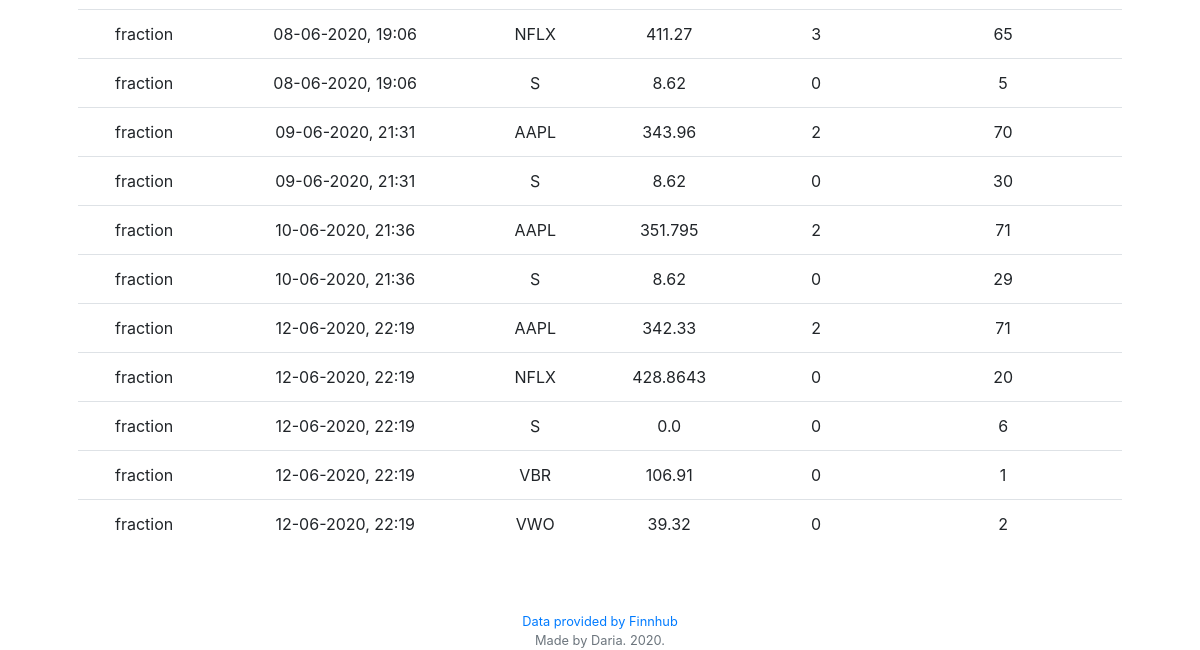
Before: /history (lower part) with the older database file.
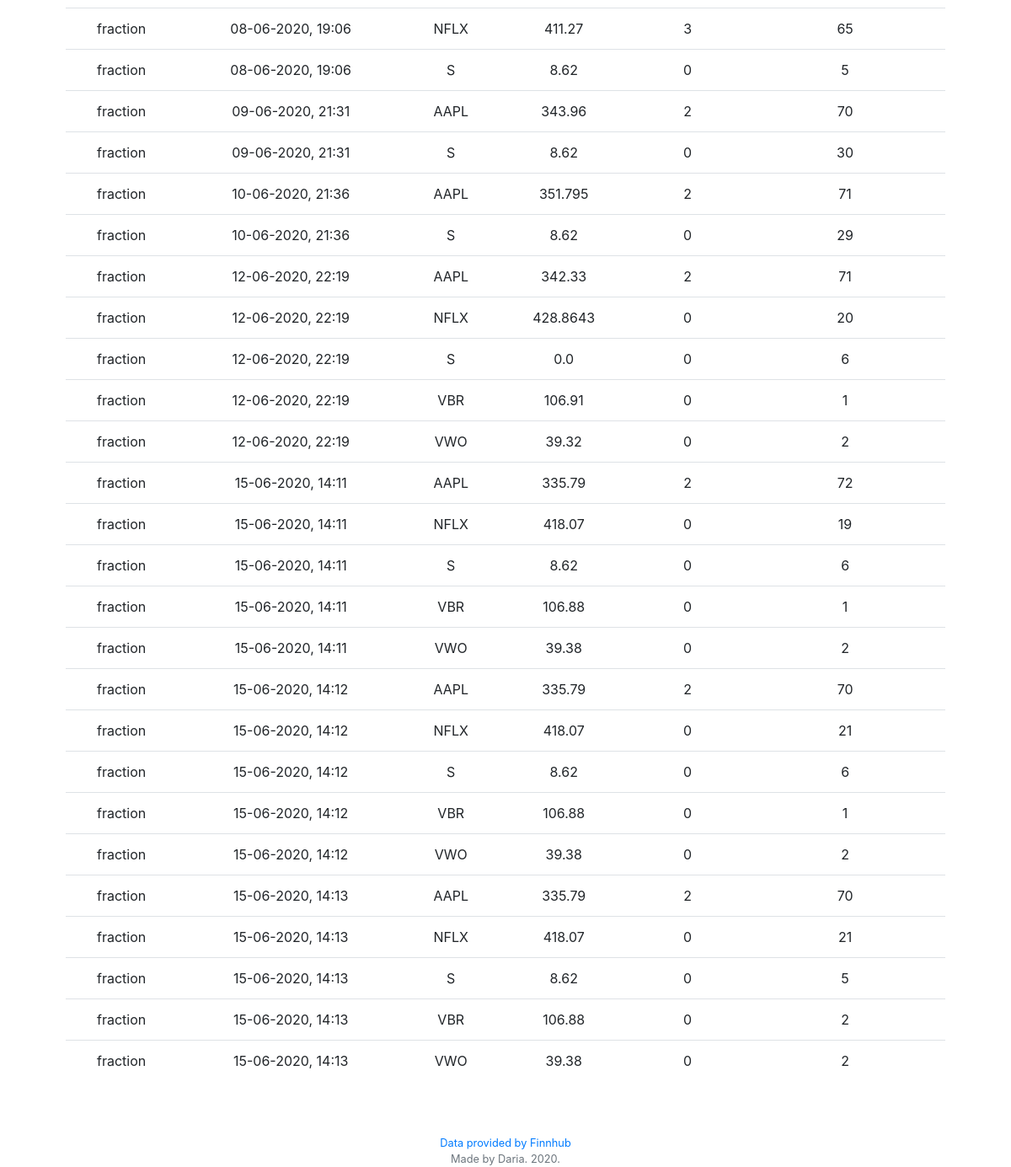
After: the same page with the newer database file.
### tables this page shows
CREATE TABLE 'history' ( 'userid' INTEGER NOT NULL, 'date' DATETIME NOT NULL, 'ticker' VARCHAR(255) NOT NULL, 'price' FLOAT NOT NULL, 'number' INTEGER NOT NULL, 'fraction' INTEGER NOT NULL, 'eventtype' VARCHAR(255) NOT NULL, FOREIGN KEY(userid) REFERENCES users(id) );

### app.py (the view)
@app.route('/history', methods=['GET','POST'])
def history():
    if request.method == "GET":
        with sql.connect(DATABASE) as con:
            con.row_factory = sql.Row
            cur = con.cursor()
            cur.execute("SELECT * FROM history WHERE userid == :userid", {"userid":userid})
            history = cur.fetchall()
            for row in history:
                print(row['eventtype'])
        return render_template('history.html', history=history)

### templates/history.html (shortened to what this page needs)
{% extends "layout.html" %}
{% block main %}
<table class="table">
    <tbody>
        {% for row in history%}
            <tr>
                <td>{{row["eventtype"]}}</td>
                <td>{{row["date"]}}</td>
                <td>{{row["ticker"]}}</td>
                <td>{{row["price"]}}</td>
                <td>{{row["number"]}}</td>
                <td>{{row["fraction"]}}</td>
            </tr>
        {% endfor %}
    </tbody>
</table>
{% endblock %}

### templates/layout.html (shortened to what this page needs)
<!DOCTYPE html>
<html lang="en">
<head>
    <link href="https://maxcdn.bootstrapcdn.com/bootstrap/4.1.3/css/bootstrap.min.css" rel="stylesheet">
    <link href="/static/styles.css" rel="stylesheet">
</head>
<body>
        <main class="container p-5">
            {% block main %}{% endblock %}
        </main>
        <footer class="small text-center text-muted">
            <a href="https://finnhub.io/">Data provided by Finnhub</a> <br>
            Made by Daria. 2020.
        </footer>
</body>
</html>

### static/styles.css (style rules this page uses)
main { overflow-x: auto; text-align: center; }

Changed rows visible on the page:
added history: eventtype "fraction", date "15-06-2020, 14:11", ticker "AAPL", price "335.79", number "2", fraction "72"
added history: eventtype "fraction", date "15-06-2020, 14:11", ticker "NFLX", price "418.07", number "0", fraction "19"
added history: eventtype "fraction", date "15-06-2020, 14:11", ticker "S", price "8.62", number "0", fraction "6"
added history: eventtype "fraction", date "15-06-2020, 14:11", ticker "VBR", price "106.88", number "0", fraction "1"
added history: eventtype "fraction", date "15-06-2020, 14:11", ticker "VWO", price "39.38", number "0", fraction "2"
added history: eventtype "fraction", date "15-06-2020, 14:12", ticker "AAPL", price "335.79", number "2", fraction "70"
added history: eventtype "fraction", date "15-06-2020, 14:12", ticker "NFLX", price "418.07", number "0", fraction "21"
added history: eventtype "fraction", date "15-06-2020, 14:12", ticker "S", price "8.62", number "0", fraction "6"
added history: eventtype "fraction", date "15-06-2020, 14:12", ticker "VBR", price "106.88", number "0", fraction "1"
added history: eventtype "fraction", date "15-06-2020, 14:12", ticker "VWO", price "39.38", number "0", fraction "2"
added history: eventtype "fraction", date "15-06-2020, 14:13", ticker "AAPL", price "335.79", number "2", fraction "70"
added history: eventtype "fraction", date "15-06-2020, 14:13", ticker "NFLX", price "418.07", number "0", fraction "21"
added history: eventtype "fraction", date "15-06-2020, 14:13", ticker "S", price "8.62", number "0", fraction "5"
added history: eventtype "fraction", date "15-06-2020, 14:13", ticker "VBR", price "106.88", number "0", fraction "2"
added history: eventtype "fraction", date "15-06-2020, 14:13", ticker "VWO", price "39.38", number "0", fraction "2"
